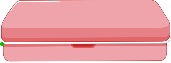
#> input picture processamento_morfologico/projeto_separando_objetos/objetos/objeto2.jpg, 171 x 63 px, given in place of objetos.jpg, which was not available
$ python projeto_separando_objetos.py
#> lines starting #> are read from the running program, lines starting #| are printed output that depends on the picture; after the words box and inside, x2 and y2 are one past the last pixel; in counts of white or black regions, pixels touching at a corner belong together; pictures that were not available may be replaced by others from this repository, and a replacement may not be noted
import cv2

img = cv2.imread(r'processamento_morfologico\conteudos\objetos.jpg')
#> img is the input picture: shape (63, 171, 3); mean B, G, R 166.4, 160.8, 234.9
img = cv2.resize(img, (800,800))
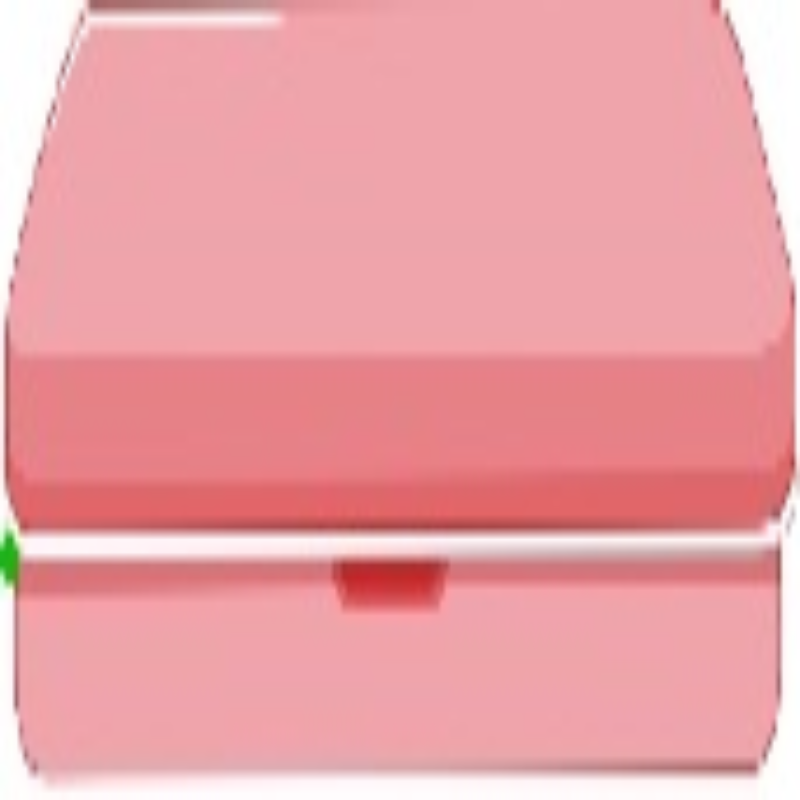
#> img: shape (800, 800, 3); mean B, G, R 166.3, 160.7, 234.8
imgcinza = cv2.cvtColor(img, cv2.COLOR_RGB2GRAY)
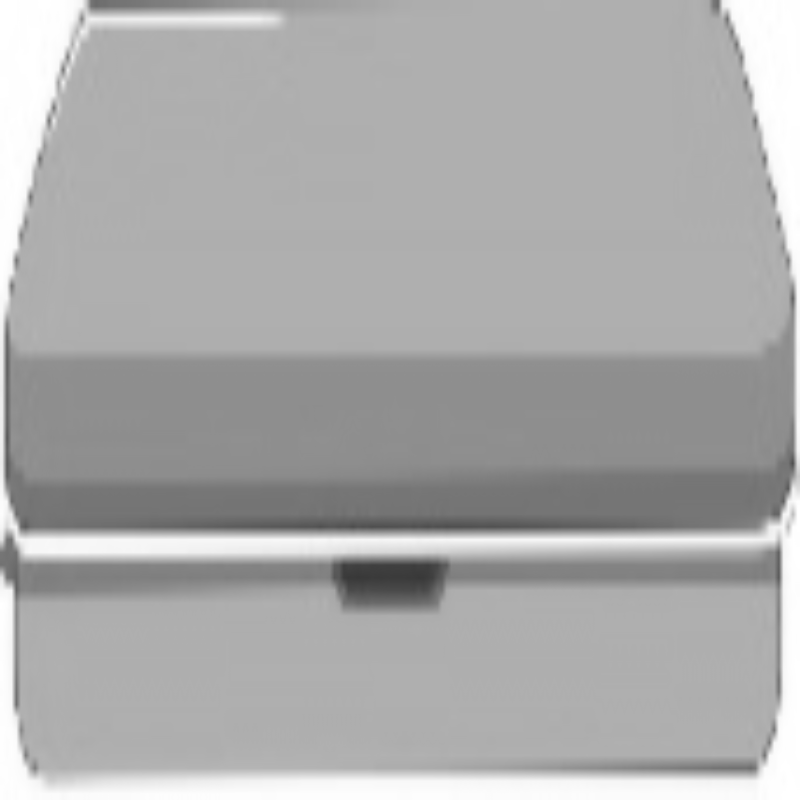
#> imgcinza: shape (800, 800); min 56, max 255, mean 170.9
imgcanny = cv2.Canny(imgcinza,30,200)
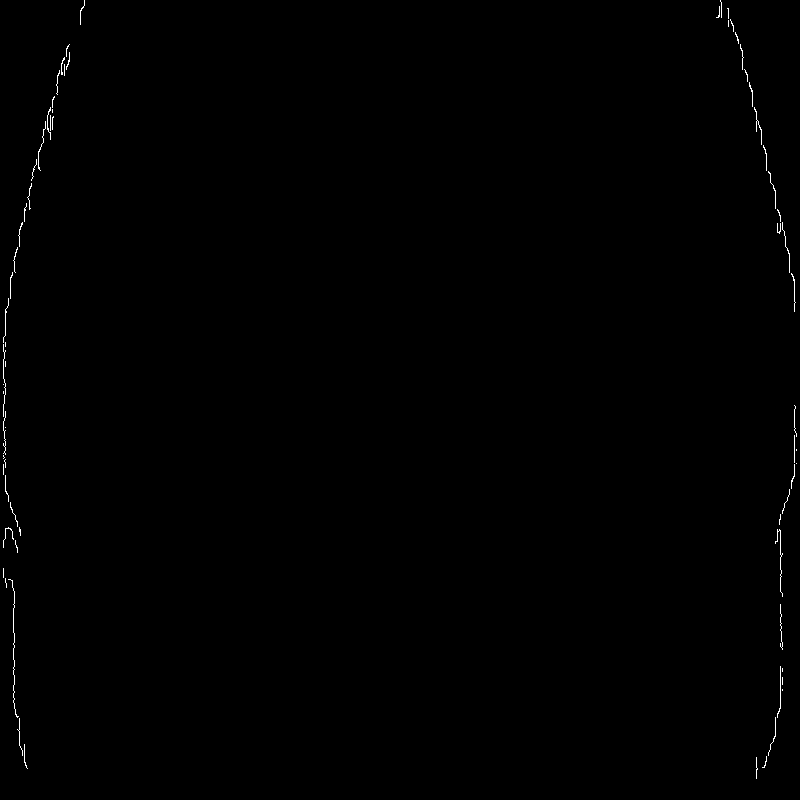
#> imgcanny: shape (800, 800); 0.29% white in thin lines or dots
imgclose = cv2.morphologyEx(imgcanny, cv2.MORPH_CLOSE, (7,7))
#> imgclose: shape (800, 800); 0.29% white in thin lines or dots

contours, hierarchy = cv2.findContours(imgclose, cv2.RETR_EXTERNAL,cv2.CHAIN_APPROX_NONE)
#> contours = 64 contours, all with area under 20

numOb = 1
for cnt in contours:
    #cria o contorno do objeto
    # cv2.drawContours(img, cnt, -1,(0,200,0),2)
    x,y,w,h = cv2.boundingRect(cnt)
    objeto = img[y:y+h, x:x+w]
    cv2.imwrite(f'processamento_morfologico\projeto_separando_objetos\objetos\objeto{numOb}.jpg',objeto)
    cv2.rectangle(img,(x,y),(x+w, y+h),(0,200,0),2)
    numOb += 1
#> this loop made 64 passes
#> (x, y, w, h) on passes 1, 2, 3, 4, 5, 7, 8, 9, 10, 11, 12, 13: (756, 758, 2, 22), (762, 757, 5, 12), (24, 745, 4, 25), (17, 719, 6, 38), (768, 718, 8, 39), (782, 678, 1, 8), (782, 669, 1, 4), (777, 667, 4, 52), (780, 605, 3, 46), (8, 580, 11, 139), (5, 579, 2, 10), (3, 569, 1, 10)
#> (cnt, x, y, w, h, objeto) on passes 6, 25, 30: ([[782, 690], [782, 691]], 782, 690, 1, 2, [[213, 208, 232], [213, 208, 233]]), ([[796, 450], [796, 451]], 796, 450, 1, 2, [[208, 209, 242], [207, 208, 241]]), ([[3, 392], [3, 393], [3, 394], [3, 393]], 3, 392, 1, 3, [[196, 198, 232], [196, 198, 232], [197, 198, 232]])
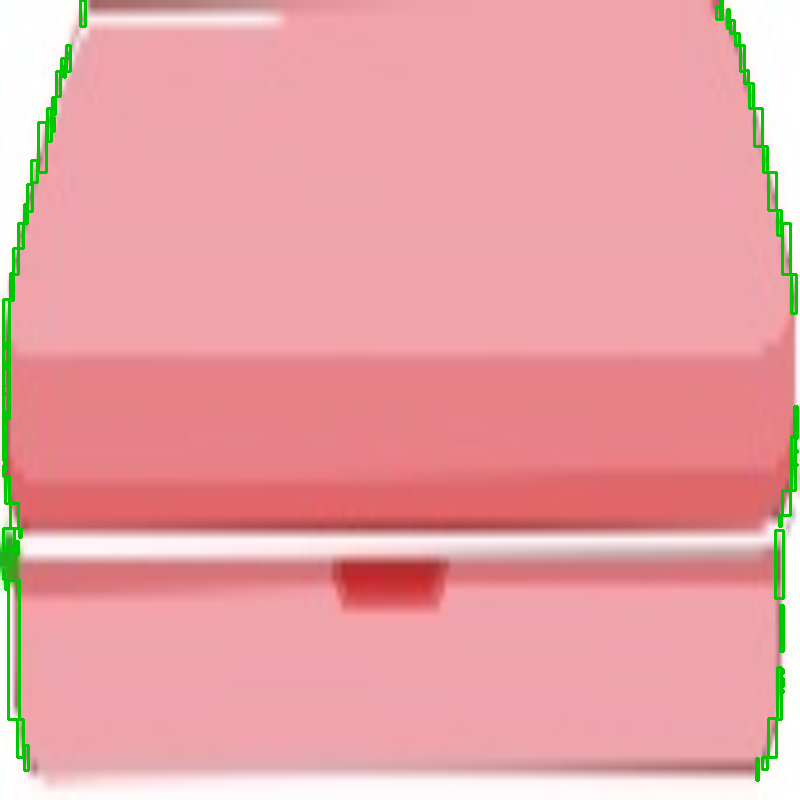
#> img: shape (800, 800, 3); 1.58% of pixels changed, all inside (x1, y1, x2, y2) = (2, 0, 799, 782)
#> after the loop, numOb = 65

cv2.imshow("objetos_cinza", imgcinza)
cv2.imshow("objetos", img)
cv2.imshow("contornos dos objetos", imgcanny)

cv2.waitKey(0)

$ run again, on processamento_morfologico/projeto_separando_objetos/objetos/objeto23.jpg
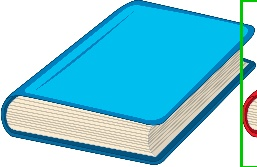
#> input picture processamento_morfologico/projeto_separando_objetos/objetos/objeto23.jpg, 257 x 167 px, given in place of objetos.jpg, which was not available
#> img is the input picture: shape (167, 257, 3); mean B, G, R 221, 204.8, 130.3
#> `imgcanny = cv2.Canny(imgcinza,30,200)`:
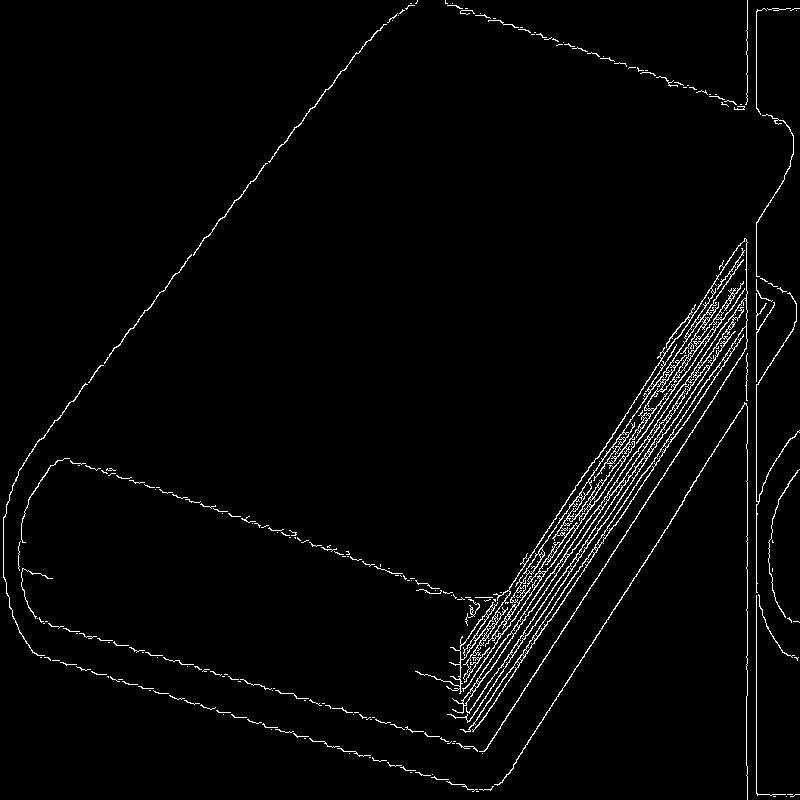
#> imgcanny: shape (800, 800); 2.4% white in thin lines or dots
#> imgclose: shape (800, 800); 2.6% white in thin lines or dots
#> contours = 135 contours, 115 with area under 20; largest, box (x1, y1, x2, y2) and area: (415, 239, 748, 755) 19478, (494, 403, 748, 800) 196, (3, 384, 88, 662) 84, (268, 25, 387, 164) 78, (756, 293, 800, 594) 69
#> the loop `for cnt in contours:` made 135 passes
#> (x, y, w, h) on passes 2, 3, 4, 6, 7, 8, 9, 10: (787, 795, 13, 3), (479, 787, 15, 5), (431, 777, 48, 16), (387, 763, 44, 14), (372, 758, 15, 5), (456, 744, 22, 9), (452, 742, 4, 3), (309, 739, 62, 20)
#> after the loop `for cnt in contours:`:
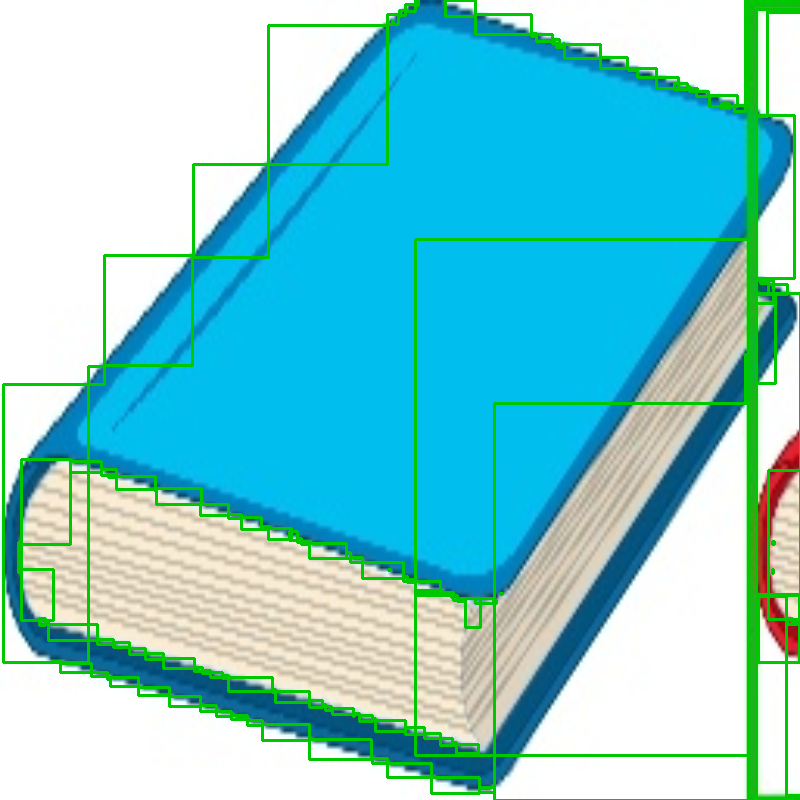
#> img: shape (800, 800, 3); mean B, G, R 211, 205.7, 123.5
#> after the loop `for cnt in contours:`: numOb = 136

$ run again, on processamento_morfologico/projeto_separando_objetos/objetos/objeto24.jpg
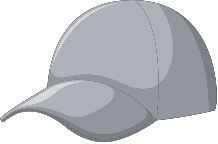
#> input picture processamento_morfologico/projeto_separando_objetos/objetos/objeto24.jpg, 218 x 144 px, given in place of objetos.jpg, which was not available
#> img is the input picture: shape (144, 218, 3); mean B, G, R 202.8, 198.8, 196.6
#> `imgcanny = cv2.Canny(imgcinza,30,200)`:
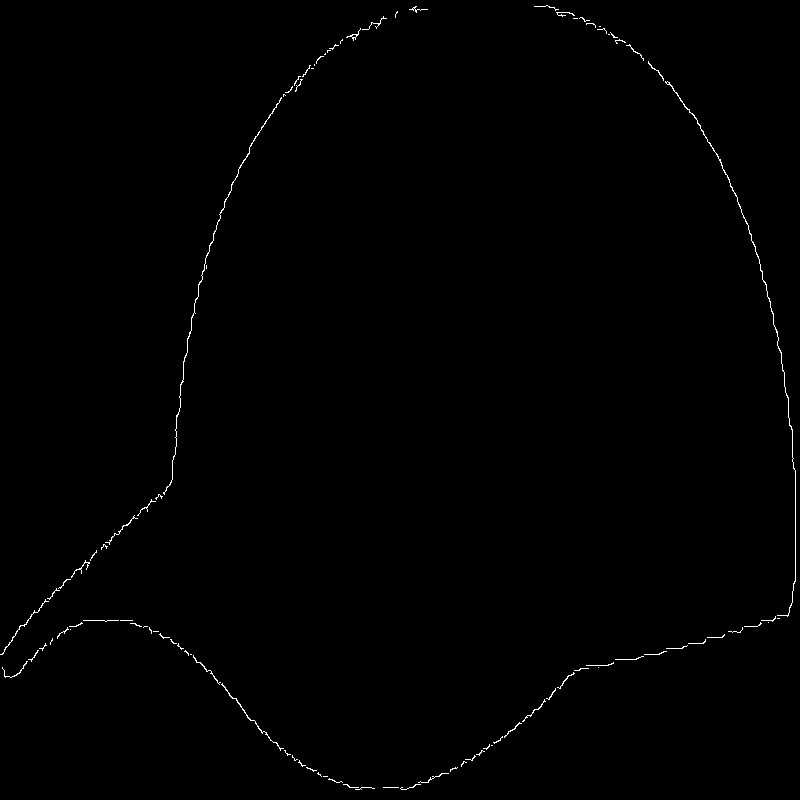
#> imgcanny: shape (800, 800); 0.47% white in thin lines or dots
#> imgclose: shape (800, 800); 0.47% white in thin lines or dots
#> contours = 90 contours, 85 with area under 20; largest, box (x1, y1, x2, y2) and area: (665, 82, 796, 618) 95, (163, 98, 282, 496) 78, (221, 684, 284, 752) 38, (0, 600, 49, 656) 24, (346, 29, 361, 42) 21
#> the loop `for cnt in contours:` made 90 passes
#> (x, y, w, h) on passes 1 to 8: (383, 788, 16, 1), (343, 785, 32, 6), (328, 779, 15, 5), (323, 777, 5, 1), (400, 774, 49, 17), (317, 773, 5, 5), (450, 768, 8, 5), (306, 768, 11, 5)
#> after the loop `for cnt in contours:`:
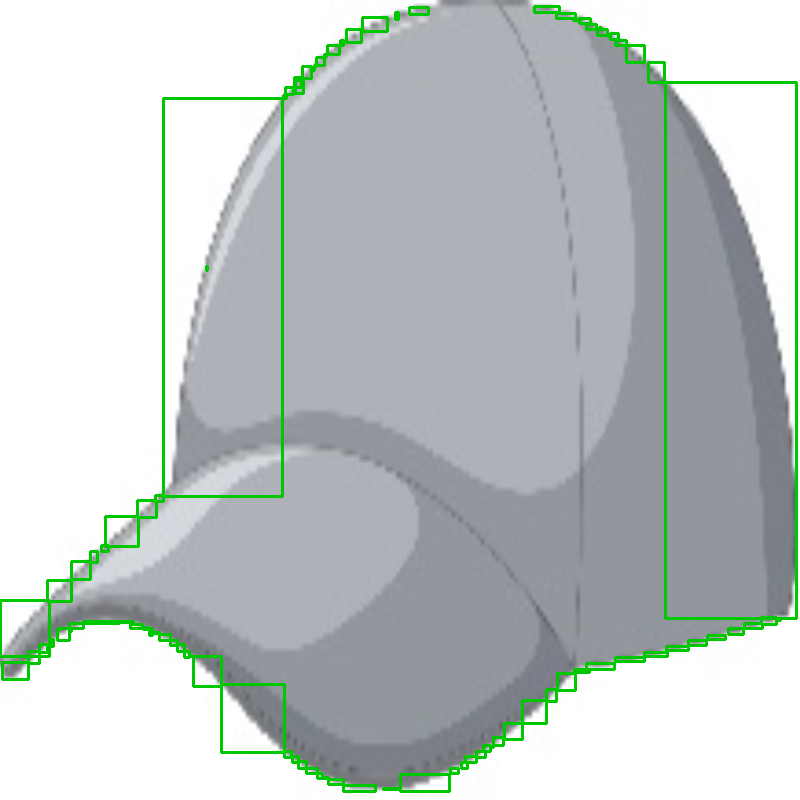
#> img: shape (800, 800, 3); mean B, G, R 197.1, 198.8, 191
#> after the loop `for cnt in contours:`: numOb = 91

$ run again, on processamento_morfologico/projeto_separando_objetos/objetos/objeto25.jpg
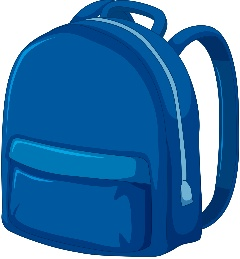
#> input picture processamento_morfologico/projeto_separando_objetos/objetos/objeto25.jpg, 240 x 259 px, given in place of objetos.jpg, which was not available
#> img is the input picture: shape (259, 240, 3); mean B, G, R 173, 121.7, 60.7
#> `imgcanny = cv2.Canny(imgcinza,30,200)`:
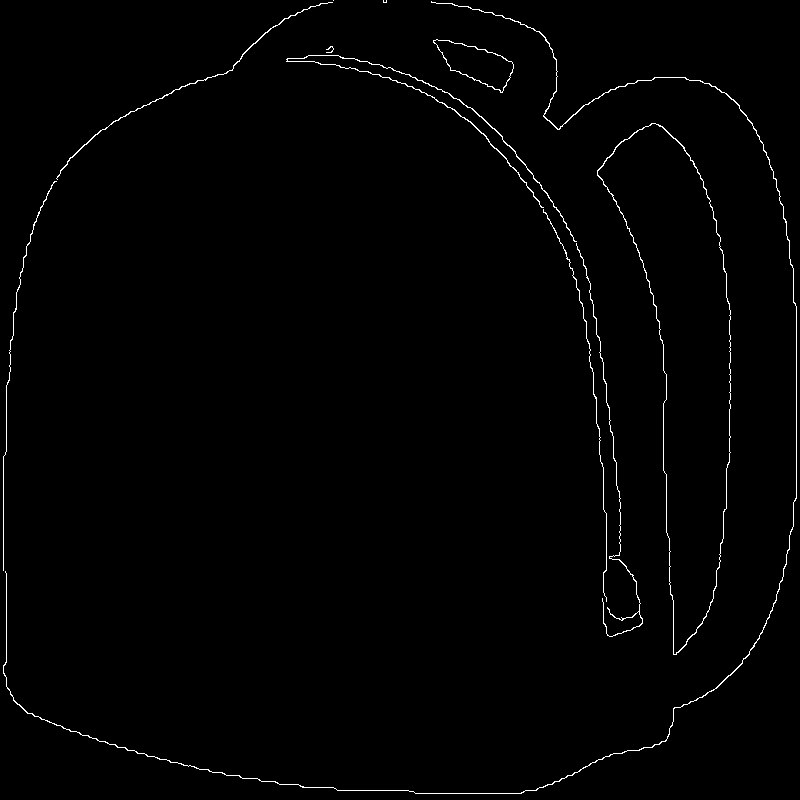
#> imgcanny: shape (800, 800); 1% white in thin lines or dots
#> imgclose: shape (800, 800); 1% white in thin lines or dots
#> contours = 9 contours, 3 with area under 20; largest, box (x1, y1, x2, y2) and area: (597, 124, 731, 656) 33925, (433, 40, 514, 94) 2129, (3, 2, 797, 795) 372, (286, 56, 643, 638) 366, (56, 3, 333, 181) 140, (3, 182, 57, 572) 38
#> the loop `for cnt in contours:` made 9 passes
#> (x, y, w, h) on passes 1 to 8: (3, 182, 54, 390), (597, 124, 134, 532), (286, 56, 357, 582), (326, 47, 8, 7), (433, 40, 81, 54), (56, 3, 277, 178), (3, 2, 794, 793), (383, 0, 4, 4)
#> after the loop `for cnt in contours:`:
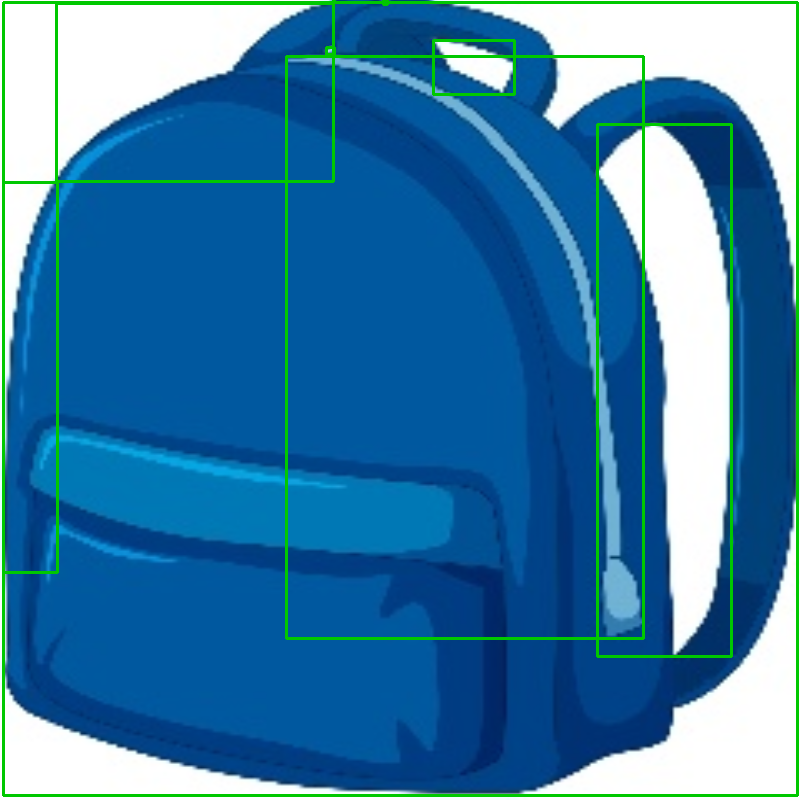
#> img: shape (800, 800, 3); mean B, G, R 165.8, 123.1, 56.3
#> after the loop `for cnt in contours:`: numOb = 10
